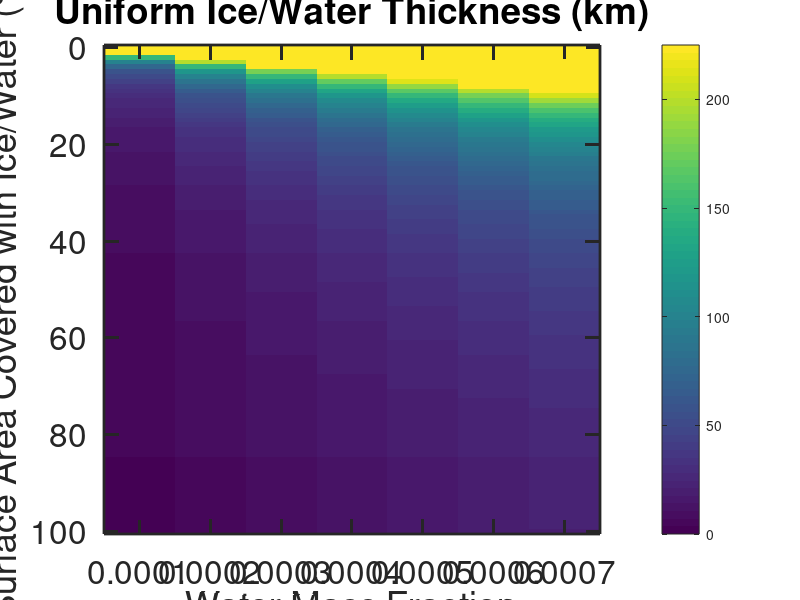

Write MATLAB code to recreate this figure.
clc;
clear all;
close all;
Mearth = 5.972e24;  %kg
Mlhs = Mearth*6.98;
Rearth= 6371;   %km
Rlhs=1.727*Rearth*1000; %km to m
%density of ice~.917 g/cm^3 to 917 kg/m^3

i = 1
for w = [1e-4:1e-4:7e-4];      %X axis-Water Mass Fraction of .0001 to .00075 (up to 1.5 times water content of Earth)
    for s = [0:.01:1];           %Y axis-Surface Area Percentage of 0-100%
        d(i)= ((w.*((Mlhs))/917))/(s.*(4*pi*(Rlhs)^2))  %Depth=Volume/Surface Area
        i=i+1;
    end
end

dd= reshape(d,101,[]);
dd=dd/1000
imagesc([1e-4:1e-4:7e-4],[0:.01:1]*100, dd)
caxis([0 225]) %use line for narrowing results
colorbar
xlabel('Water Mass Fraction')
ylabel('Surface Area Covered with Ice/Water (%)')
title('Uniform Ice/Water Thickness (km)')
set(gca,'FontSize',24)
set(gca,'LineWidth',2,'TickLength',[0.03 0.03]);
